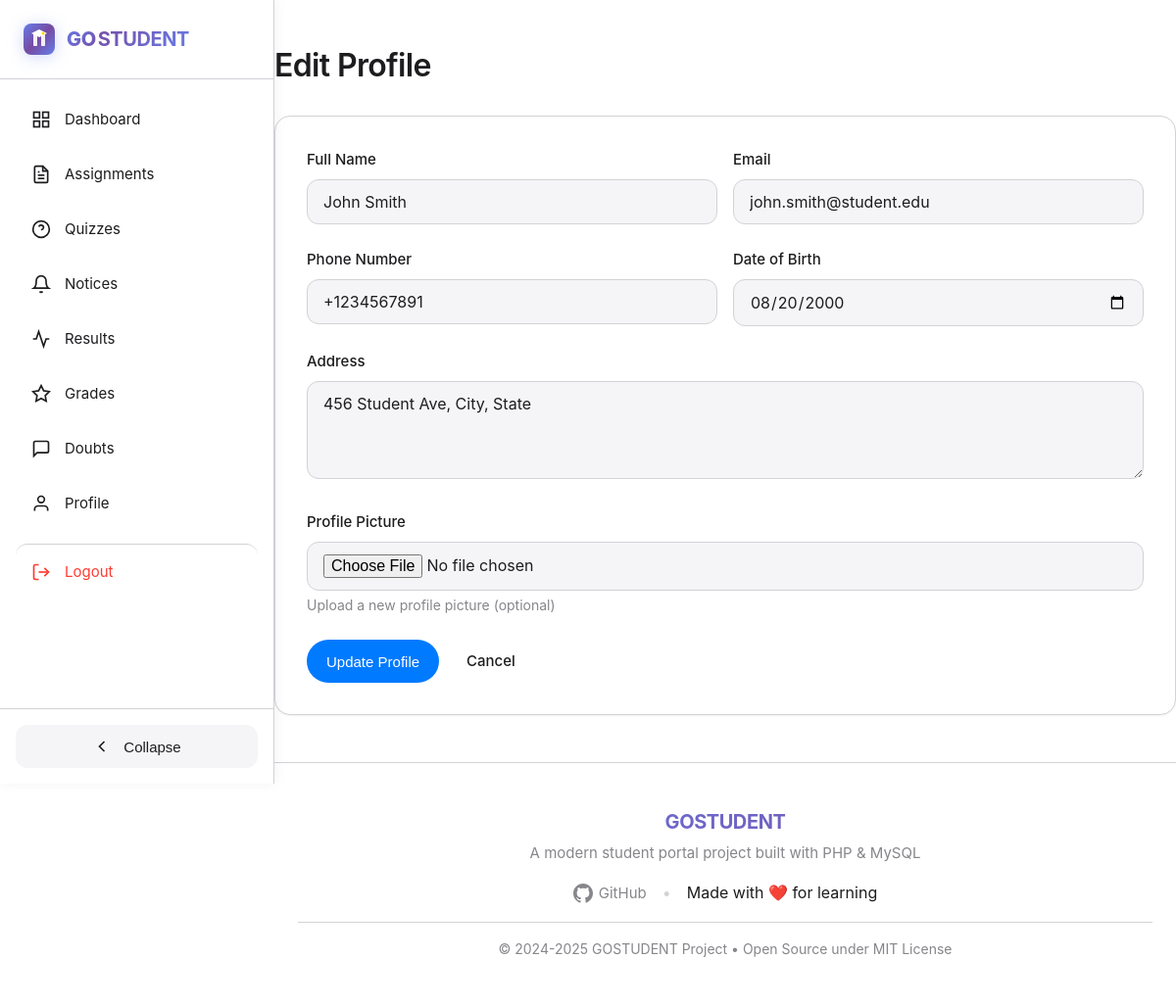
The page /pages/student/edit_profile.php (signed in) on the database its author committed.
### tables this page shows
CREATE TABLE `users` (
  `id` int(11) NOT NULL,
  `username` varchar(50) NOT NULL,
  `password` varchar(255) NOT NULL,
  `role` enum('student','teacher') NOT NULL,
  `name` varchar(100) NOT NULL,
  `email` varchar(100) NOT NULL,
  `phone` varchar(20) DEFAULT NULL,
  `address` text DEFAULT NULL,
  `dob` date DEFAULT NULL,
  `profile_picture` varchar(255) DEFAULT NULL,
  `created_at` timestamp NOT NULL DEFAULT current_timestamp(),
  `updated_at` timestamp NOT NULL DEFAULT current_timestamp() ON UPDATE current_timestamp()
);

### pages/student/edit_profile.php (the view, shortened to what this page needs)
<?php
require_once '../../includes/header.php';
$stmt = $pdo->prepare("SELECT * FROM users WHERE id = ?");
$stmt->execute([$_SESSION['user_id']]);
$user = $stmt->fetch();
?>
<h2 class="mb-xl">Edit Profile</h2>
<div class="row">
    <div class="col col-8" style="margin: 0 auto;">
        <div class="card">
            <div class="card-content">
                <form method="POST" enctype="multipart/form-data">
                    <div class="form-row">
                        <div class="form-group">
                            <label for="name" class="form-label">Full Name</label>
                            <input id="name" type="text" name="name" class="form-input" value="<?php echo htmlspecialchars($user['name']); ?>" required>
                        </div>
                        <div class="form-group">
                            <label for="email" class="form-label">Email</label>
                            <input id="email" type="email" name="email" class="form-input" value="<?php echo htmlspecialchars($user['email']); ?>" required>
                        </div>
                    </div>
                    <div class="form-row">
                        <div class="form-group">
                            <label for="phone" class="form-label">Phone Number</label>
                            <input id="phone" type="text" name="phone" class="form-input" value="<?php echo htmlspecialchars($user['phone']); ?>">
                        </div>
                        <div class="form-group">
                            <label for="dob" class="form-label">Date of Birth</label>
                            <input id="dob" type="date" name="dob" class="form-input" value="<?php echo $user['dob']; ?>">
                        </div>
                    </div>
                    <div class="form-group">
                        <label for="address" class="form-label">Address</label>
                        <textarea id="address" name="address" class="form-textarea"><?php echo htmlspecialchars($user['address']); ?></textarea>
                    </div>
                    <div class="form-group">
                        <label for="profile_picture" class="form-label">Profile Picture</label>
                        <input type="file" name="profile_picture" id="profile_picture" class="form-input" accept="image/*">
                        <p class="form-helper">Upload a new profile picture (optional)</p>
                    </div>
                    <div class="flex gap-sm" style="margin-top: var(--spacing-lg);">
                        <button type="submit" class="btn btn-primary">Update Profile</button>
                        <a href="profile.php" class="btn btn-ghost">Cancel</a>
                    </div>
                </form>
            </div>
        </div>
    </div>
</div>
<?php require_once '../../includes/footer.php'; ?>

### assets/css/apple-theme.css (style rules this page uses)
:root { --color-background: #ffffff; --color-foreground: #1d1d1f; --color-card: #ffffff; --color-card-foreground: #1d1d1f; --color-primary: #007aff; --color-primary-foreground: #ffffff; --color-secondary: #f5f5f7; --color-secondary-foreground: #1d1d1f; --color-muted: #f5f5f7; --color-muted-foreground: #86868b; --color-accent: #f5f5f7; --color-accent-foreground: #1d1d1f; --color-destructive: #ff3b30; --color-destructive-foreground: #ffffff; --color-success: #34c759; --color-warning: #ff9500; --color-border: #d2d2d7; --color-input: #f5f5f7; --color-ring: #007aff; --shadow-sm: 0 1px 2px 0 rgba(0, 0, 0, 0.05); --shadow-md: 0 4px 6px -1px rgba(0, 0, 0, 0.1), 0 2px 4px -1px rgba(0, 0, 0, 0.06); --shadow-lg: 0 10px 15px -3px rgba(0, 0, 0, 0.1), 0 4px 6px -2px rgba(0, 0, 0, 0.05); --shadow-xl: 0 20px 25px -5px rgba(0, 0, 0, 0.1), 0 10px 10px -5px rgba(0, 0, 0, 0.04); --radius-sm: 8px; --radius-md: 12px; --radius-lg: 16px; --radius-xl: 20px; --radius-full: 9999px; --font-sans: -apple-system, BlinkMacSystemFont, "SF Pro Display", "Segoe UI", Roboto, "Helvetica Neue", Arial, sans-serif; --font-mono: "SF Mono", Monaco, "Cascadia Code", "Courier New", monospace; --spacing-xs: 4px; --spacing-sm: 8px; --spacing-md: 16px; --spacing-lg: 24px; --spacing-xl: 32px; --spacing-2xl: 48px; --transition-fast: 150ms cubic-bezier(0.4, 0, 0.2, 1); --transition-base: 250ms cubic-bezier(0.4, 0, 0.2, 1); --transition-slow: 350ms cubic-bezier(0.4, 0, 0.2, 1); }
* { margin: 0; padding: 0; box-sizing: border-box; }
html { -webkit-font-smoothing: antialiased; -moz-osx-font-smoothing: grayscale; text-rendering: optimizeLegibility; }
body { font-family: var(--font-sans); background-color: var(--color-background); color: var(--color-foreground); line-height: 1.6; font-size: 16px; transition: background-color var(--transition-base), color var(--transition-base); }
h1, h2, h3, h4, h5, h6 { font-weight: 600; line-height: 1.2; letter-spacing: -0.02em; color: var(--color-foreground); }
h2 { font-size: 2rem; }
p { margin-bottom: var(--spacing-md); color: var(--color-foreground); }
a { color: var(--color-primary); text-decoration: none; transition: opacity var(--transition-fast); }
body { display: flex; min-height: 100vh; }
.card { background: var(--color-card); border: 1px solid var(--color-border); border-radius: var(--radius-lg); padding: var(--spacing-xl); box-shadow: var(--shadow-sm); transition: all var(--transition-base); overflow: hidden; }
.card-content { color: var(--color-foreground); }
.btn { display: inline-flex; align-items: center; justify-content: center; gap: var(--spacing-sm); padding: 10px 20px; border-radius: var(--radius-full); font-size: 0.9375rem; font-weight: 500; border: none; cursor: pointer; transition: all var(--transition-fast); text-decoration: none; white-space: nowrap; }
.btn-primary { background-color: var(--color-primary); color: var(--color-primary-foreground); }
.btn-ghost { background-color: transparent; color: var(--color-foreground); }
.form-group { margin-bottom: var(--spacing-lg); }
.form-label { display: block; margin-bottom: var(--spacing-sm); font-size: 0.9375rem; font-weight: 500; color: var(--color-foreground); }
.form-input, .form-textarea, .form-select { width: 100%; padding: 12px 16px; border: 1px solid var(--color-border); border-radius: var(--radius-md); background-color: var(--color-input); color: var(--color-foreground); font-size: 1rem; font-family: var(--font-sans); transition: all var(--transition-fast); }
.form-textarea { resize: vertical; min-height: 100px; }
.form-helper { color: var(--color-muted-foreground); font-size: 0.875rem; margin-top: var(--spacing-xs); }
.row { display: flex; flex-wrap: wrap; margin: 0 calc(var(--spacing-md) * -1); }
.col { flex: 1; padding: 0 var(--spacing-md); margin-bottom: var(--spacing-lg); }
.mb-xl { margin-bottom: var(--spacing-xl); }
.flex { display: flex; }
.gap-sm { gap: var(--spacing-sm); }

### pages/student/edit_profile.php (style rules this page uses)
.form-row { display: grid; grid-template-columns: 1fr 1fr; gap: var(--spacing-md); }

### rows shown on the page
users: name "John Smith", email "john.smith@student.edu", phone "+1234567891", dob "08/20/2000", address "456 Student Ave, City, State"
